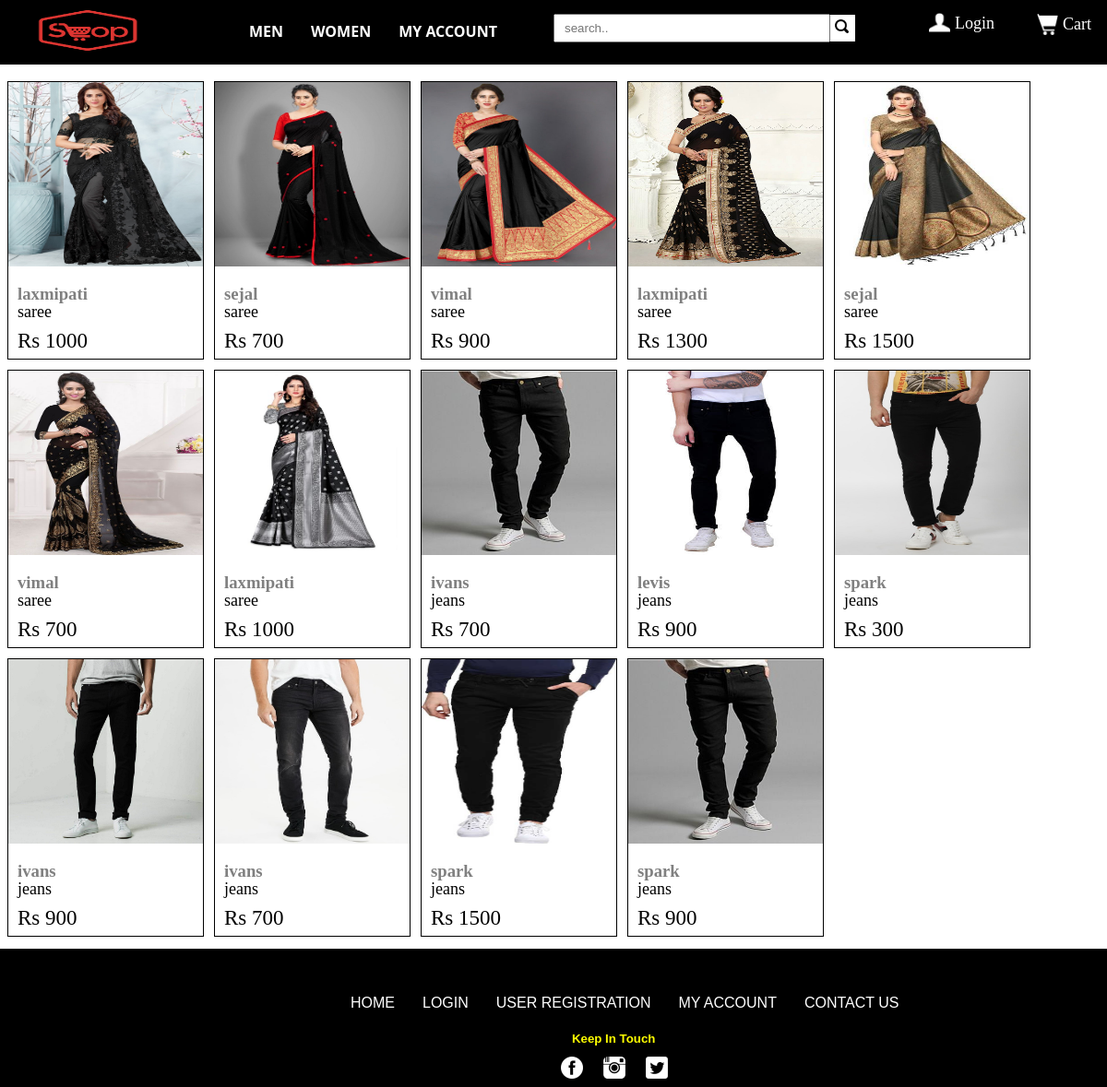
The page /source/product_view.php on the database its author committed.
### tables this page shows
CREATE TABLE `product` (
  `id` int(11) NOT NULL,
  `product_id` varchar(30) NOT NULL,
  `product_name` varchar(50) NOT NULL,
  `product_category` varchar(20) NOT NULL,
  `product_brand` varchar(100) NOT NULL,
  `product_price` int(5) NOT NULL,
  `product_color` varchar(10) NOT NULL,
  `product_image` varchar(100) NOT NULL,
  `size1` varchar(7) DEFAULT NULL,
  `size2` varchar(7) DEFAULT NULL,
  `size3` varchar(7) DEFAULT NULL,
  `size4` varchar(7) DEFAULT NULL
);

### source/product_view.php (the view, shortened to what this page needs)
<?php
    $value=$_GET['data'];
    $con=new mysqli("localhost","root","","iwp_project");
    $sql="select * from product where product_category LIKE'%{$value}%'";
    $ima=mysqli_query($con,$sql);
?>
<body style="background-color:white">
    <?php include("header.php");?>
        <div style="width:100%;height:auto;display:inline-flex;">
            <?php
                if(mysqli_num_rows($ima)>0)
                {    echo "<div style='margin-top:90px;'>";
                    while($row=mysqli_fetch_assoc($ima))
                    {
                        echo "<div style='display:inline-flex;'>";
                        echo "<table style='display:inline-flex;padding-left:5px;padding-top:10px;padding-bottom:10px;margin-top:-15px;'>";
                                echo "<tr>";
                                    echo "<td>
                                            <a href='product_detail.php?data=".$row['product_id']." ' style='text-decoration:none'><div style='margin-top:--30px;width:211px;height:300px;background-color:white;margin-left:0px;border:1px solid black'>
                                                <img src='".$row['product_image']."' width='211px' height='200px'></br>
                                                 <h3 style='margin-left:10px;color:grey'>".$row['product_brand']."</h3>
                                                 <p style='margin-left:10px;margin-top:-20px;color:black;font-size:18px'>".$row['product_name']."</p>
                                                 <p style='margin-left:10px;margin-top:-10px;color:black;font-size:23px'>Rs ".$row['product_price']."</p>
                                            </div></a>";
                                    echo "</td>";
                                echo "</tr>";
                        echo "</table>";
                        echo "</div>";
                    }
                    echo "</div>";
                }
                else
                {
                    echo "<div style='width:100%;height:600px'> <h1 style='padding-left:530px;padding-top:200px;color:grey'>Product not found</h1></div>";
                }
            ?>
        </div>
    <?php include("footer.php");?>
</body>

### source/header.php (shortened to what this page needs)
<!doctype html>
<html>
<head>
<?php echo '<link rel="stylesheet" href="slideshow.css " type="text/css">'; ?>
<?php echo '<link rel="stylesheet" href="header.css " type="text/css">'; ?>
<?php echo '<link rel="stylesheet" href="loginform.css " type="text/css">'; ?>
<?php echo '<link rel="stylesheet" href="index.css " type="text/css">'; ?>
<?php echo '<link rel="stylesheet" href="footer.css " type="text/css">'; ?>
<?php echo '<link rel="stylesheet" href="registrationform.css " type="text/css">'; ?>
	<div class="div_h" style="position:fixed;width:1350px;" id="myHeader" >
	   	<input id="search" type="text" placeholder="search.." style="width:300px;height:31px;margin-top:15px;margin-left:600px;outline:none;padding:10px;">
	  	<div style="margin-left:900px;margin-top:-29.8px;height:29px;width:27px;background-color:white;">
	  		<input type="image" name="search" src="logo/search.png" onclick="search();" style="outline:none;height:15px;width:15px;padding:5px;">
	  	</div>
		<div id="login" style="background-color:black;margin-top:-37px;margin-left:1000px;width:50px;height:50px;display:inline-flex;">
		    <img id="log_img" src="logo/user.png" style="padding-left:7px;padding-top:5px;width:23px;height:23px;"> <p id="log_text" style="margin-top:2px;color:white;font-size:18px;padding:5px;cursor:default;"><a href="login.php" style="color:white;text-decoration:none;">Login</a></p>
		</div>
		<div style="background-color:black;margin-top:-43px;margin-left:1120px;width:50px;height:40px;display:inline-flex;">
			<img src="logo/cart.png" style="padding-left:4px;height:23px;width:23px" > <a href="cart.php?data=index" style="text-decoration:none"> <p style="margin-top:-4px;color:white;font-size:18px;padding:5px;cursor:;">Cart</p></a>
		</div>
		<div style="display:inline-flex;margin-top:-55px;">
		<a href="index.php"><img src="logo/mainlogo.png" style="width:150px;height:70px;margin-left:20px;margin-top:-5px;"></a>
			<div class="dropdown" style=" color:white;margin-top:-1px;margin-left:100px;">
				<h4 style="font-family:system-ui; cursor:pointer">MEN</h6>
			</div>
			<div class="dropdown" style="color:white;margin-top:-1px;margin-left:30px;">
				<h4 style="font-family:system-ui; cursor:pointer">WOMEN</h6>
			</div>
			<div class="dropdown" style="color:white;margin-top:-1px;margin-left:30px;">
			<a href="myaccount.php?data=myorder" style="text-decoration:none"><h4 style="font-family:system-ui; cursor:pointer;color:white">MY ACCOUNT</h6></a>
    		</div>
		</div>
	</div>
</head>

### source/footer.php (shortened to what this page needs)
      <div style="width=100%;height:150px;background-color:black;">
            <div class="footer">
                     <a href="index.php">HOME</a></br>
   					   <a href="login.php">LOGIN</a></br>
    				      <a href="registration.php">USER REGISTRATION</a></br>
                     <a href="#">MY ACCOUNT</a></br>
   					   <a href="#">CONTACT US</a></br>
             </div>
                <h5 style="color:yellow;margin-left:620px;font-family: sans-serif;">Keep In Touch</h5>
                <div style="display:inline-flex;margin-left:608px;margin-top:-10px;">
                   <a href=""> <img src="logo/fb.png"></a>
                   <a href=""><img src="logo/insta.png" style="margin-left:22px"></a>
                   <a href=""><img src="logo/twitter.png" style="margin-left:22px"></a>
                </div>
            </div>
   </body>
</html>

### source/slideshow.css (style rules this page uses)
img { vertical-align: left; }

### source/header.css (style rules this page uses)
body { margin:0px; padding:0px; }
.div_h { background-color:black; height:70px; width:100%; display: inline-block; }
.dropdown { position: relative; display: inline-block; height:100px; }

### source/footer.css (style rules this page uses)
.footer { margin-left:350px; margin-top:50px; display:inline-flex; }
.footer a { color:white; text-decoration: none; margin-left:30px; font-family: sans-serif; }

### rows shown on the page
product: product_image (picture), product_brand "laxmipati", product_name "saree", product_price "1000"
product: product_image (picture), product_brand "sejal", product_name "saree", product_price "700"
product: product_image (picture), product_brand "vimal", product_name "saree", product_price "900"
product: product_image (picture), product_brand "laxmipati", product_name "saree", product_price "1300"
product: product_image (picture), product_brand "sejal", product_name "saree", product_price "1500"
product: product_image (picture), product_brand "vimal", product_name "saree", product_price "700"
product: product_image (picture), product_brand "laxmipati", product_name "saree", product_price "1000"
product: product_image (picture), product_brand "ivans", product_name "jeans", product_price "700"
product: product_image (picture), product_brand "levis", product_name "jeans", product_price "900"
product: product_image (picture), product_brand "spark", product_name "jeans", product_price "300"
product: product_image (picture), product_brand "ivans", product_name "jeans", product_price "900"
product: product_image (picture), product_brand "ivans", product_name "jeans", product_price "700"
product: product_image (picture), product_brand "spark", product_name "jeans", product_price "1500"
product: product_image (picture), product_brand "spark", product_name "jeans", product_price "900"
